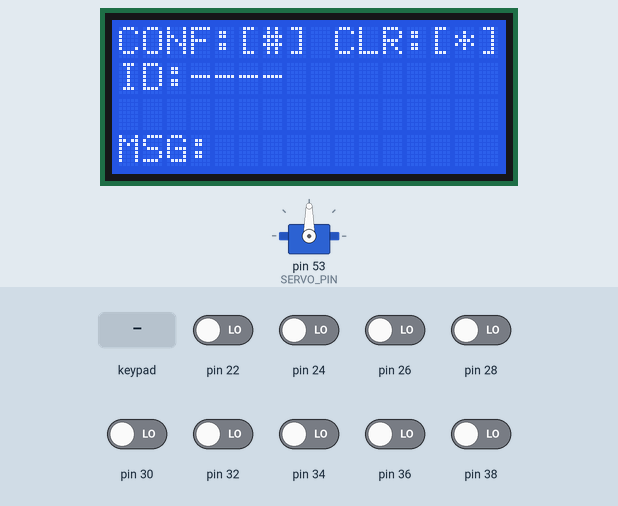
A sketch run on a simulated Arduino Mega 2560, built with avr-gcc and run on an emulated ATmega2560. Parts: servo, 16×4 character LCD. The test bench sets the inputs (shaded band); at power-on: pin 22, pin 24, pin 26, pin 28, pin 30, pin 32, pin 34, pin 36, pin 38 LOW.

Above: at 1.2 s.
1.3 s: keypad keys 1 2 3 4 # pressed 0.4 s apart
At 3.6 s:
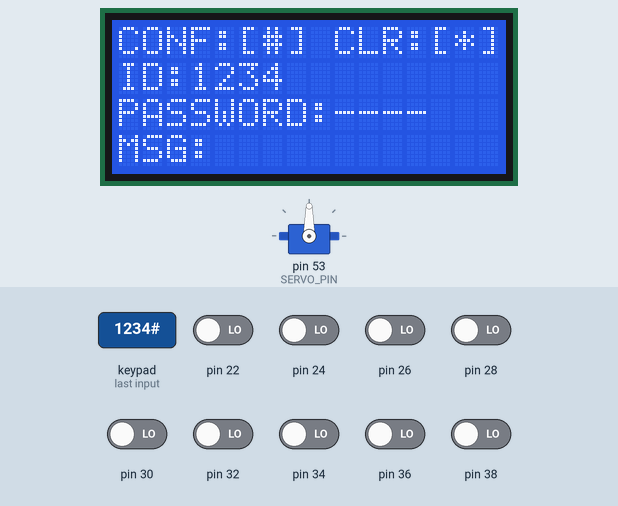
4.8 s: keypad keys 0 0 0 0 # pressed 0.4 s apart
At 6.52 s:
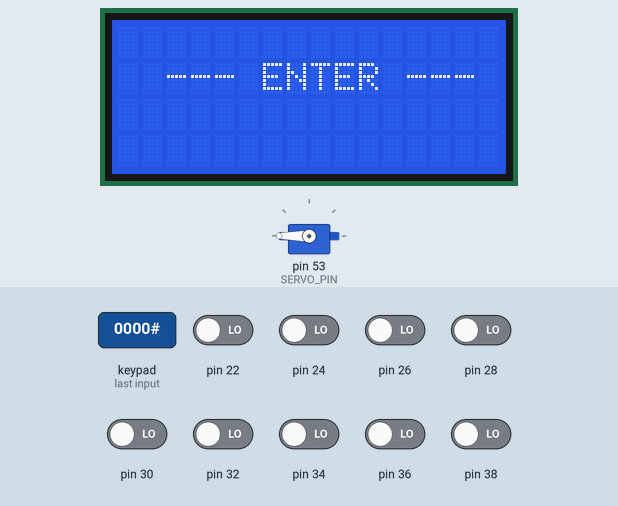
At 6.9 s:
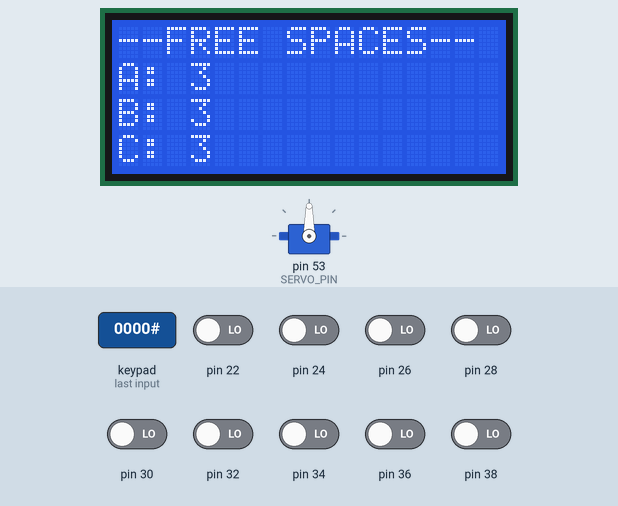
Timing chart, 0 to 8.4 s (numbered marks = the images above; inputs shaded):
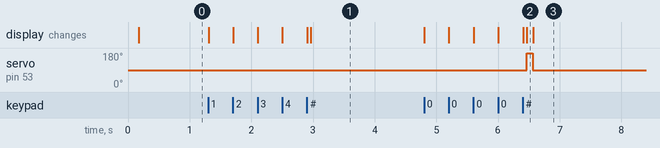

The sketch:

q10.ino
```cpp
#include <Key.h>
#include <Keypad.h>

#include <LiquidCrystal.h>
#include <Servo.h>

#define PIR_A1 22
#define LED_A1 23

#define PIR_A2 24
#define LED_A2 25

#define PIR_A3 26
#define LED_A3 27
//----------------------

#define PIR_B1 28
#define LED_B1 29

#define PIR_B2 30
#define LED_B2 31

#define PIR_B3 32
#define LED_B3 33
//----------------------

#define PIR_C1 34
#define LED_C1 35

#define PIR_C2 36
#define LED_C2 37

#define PIR_C3 38
#define LED_C3 39
//----------------------

#define SERVO_PIN 53

Servo servo;

const int rs = 16, en = 17, d4 = 18, d5 = 19, d6 = 20, d7 = 21;
LiquidCrystal lcd(rs, en, d4, d5, d6, d7);

const byte ROWS = 4;  //four rows
const byte COLS = 3;  //three columns

char keys[ROWS][COLS] = {
  { '1', '2', '3' },
  { '4', '5', '6' },
  { '7', '8', '9' },
  { '*', '0', '#' }
};

byte rowPins[ROWS] = { 43, 44, 45, 46 };
byte colPins[COLS] = { 42, 41, 40 };
Keypad keypad = Keypad(makeKeymap(keys), rowPins, colPins, ROWS, COLS);


String id = "1234";
String pass = "0000";
bool login = false;


void setup() {
//  pinMode(pirPin, INPUT);
//  pinMode(ledPin, OUTPUT);
  servo.attach(SERVO_PIN);
  servo.write(90);
  lcd.clear();
  lcd.begin(16,4);
}


void loop() {

    if (login == true){
     printOnLcd(0, "--FREE SPACES--");

    //A --------------
    //A1
    int counter_A1 = isfree(PIR_A1, LED_A1);
    int counter_A2 = isfree(PIR_A2, LED_A3);
    int counter_A3 = isfree(PIR_A3, LED_A3);

    int counter_B1 = isfree(PIR_B1, LED_B1);
    int counter_B2 = isfree(PIR_B2, LED_B3);
    int counter_B3 = isfree(PIR_B3, LED_B3);

    int counter_C1 = isfree(PIR_C1, LED_C1);
    int counter_C2 = isfree(PIR_C2, LED_C3);
    int counter_C3 = isfree(PIR_C3, LED_C3);

    int counter_A = counter_A1 + counter_A2 + counter_A3;
    int counter_B = counter_B1 + counter_B2 + counter_B3;
    int counter_C = counter_C1 + counter_C2 + counter_C3;

    printOnLcd(1, "A: "+String(3-counter_A));
    printOnLcd(2, "B: "+String(3-counter_B));
    printOnLcd(3, "C: "+String(3-counter_C));
    delay(100);
  }
  else{
    lcd.clear();
    printOnLcd(1, "--- WELCOME ---");
    printOnLcd(2, " SMART PARKING ");
    delay(100);

    lcd.clear();
    printOnLcd(0, "CONF:[#] CLR:[*]");
    printOnLcd(3, "MSG:");

    // Check ID
    while(true){
      printOnLcd(1, "ID:----");
      String this_id = get_input(3,1);
      if(this_id == id){
        printOnLcd(3, "MSG: CORRECT");
        delay(50);
        printOnLcd(3, "MSG:        ");
        break;
      }else{
        printOnLcd(3, "MSG: WRONG");
        delay(100);
        printOnLcd(3, "MSG:      ");
      }
    }
    // Check PASSWORD
    while(true){
      printOnLcd(2, "PASSWORD:----");
      String this_pass = get_input(9,2);
      if(this_pass == pass){
        printOnLcd(3, "MSG: CORRECT");
        delay(50);
        printOnLcd(3, "MSG:        ");
        break;
      }else{
        printOnLcd(3, "MSG: WRONG");
        delay(100);
        printOnLcd(3, "MSG:      ");
      }
    }

    login = true;
    lcd.clear();
    printOnLcd(1, "  --- ENTER ---");
    opening_closing_door();
    lcd.clear();
  }

}//end

//----------------------------------------
void printOnLcd(int lineNumber, String message){
  lcd.setCursor(0, lineNumber);
  lcd.print(message);
}


int isfree(int PIR, int LED){
  if(digitalRead(PIR) == HIGH){
    delay(5);
    if(digitalRead(PIR) == HIGH){
      digitalWrite(LED, HIGH);
      return 1;
    }else{
      digitalWrite(LED, LOW);
      return 0;
    }
  }else{
      digitalWrite(LED, LOW);
      return 0;
    }
}


String get_input(int start_cursor,int line){
  char key = '-';
  String input;
  int counter = 0;
  //get password from user char by char
  while(key != '#'){
      key = keypad.getKey();
      if(key){
          // delete char just entered or enter new char
          if((key == '*') && (counter>0)){
              counter = counter - 1;
              lcd.setCursor(start_cursor+counter, line);
              lcd.print('-');
              input = input.substring(0, counter);
          }
          else if(input.length()<4 && (key!='#')){
              input = input + key;
              lcd.setCursor(start_cursor+counter,line);
              lcd.print(key);
              counter = counter + 1;
          }
      }//end if
    }//end inside while
  return input;
}


void opening_closing_door() {
  servo.write(180);
  delay(100);
  servo.write(90);
}
```

Measured:
- after the input at 1.3 s, the display: first changes at once (image 1 shows a later state)
- after the input at 4.8 s, servo on pin 53 (SERVO_PIN): 90° → 180° after 1.7 s, → 90° 0.10 s later; the display: first changes at once (image 2 shows a later state)
